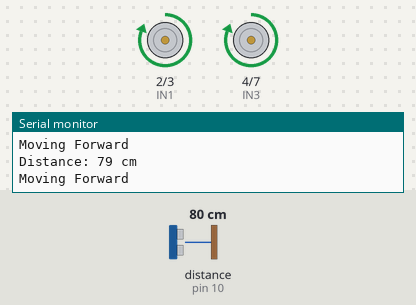
A sketch run on a simulated Arduino Uno, built with avr-gcc and run on an emulated ATmega328P. On the bench: motor-driver pin pairs drawn as motors (green arrow = first pin HIGH = forward, orange = second pin HIGH = backward, longer = more drive), the last lines printed to the serial monitor. Wiring (inferred from the names in the program): ultrasonic range finder: trigger pin 9; echo pin 10. Inputs (shaded band) come from the test bench; at power-on: distance to the obstacle (sensor on pin 10) 80 cm. The echo pulse lasts 58.3 µs per cm.

Above: at 1.2 s.
1.3 s: distance to the obstacle (sensor on pin 10) set to 23 cm
4.3 s: distance to the obstacle (sensor on pin 10) set to 19 cm
At 5.0 s:
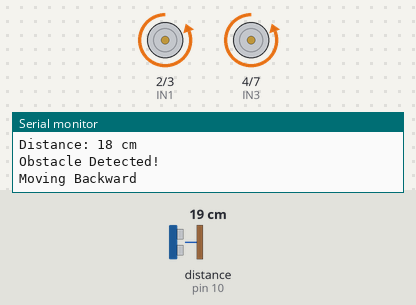
7.3 s: distance to the obstacle (sensor on pin 10) set to 35 cm
At 8.1 s:
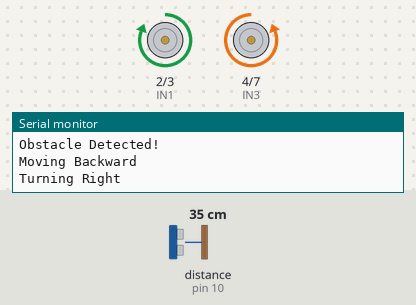
9.7 s: distance to the obstacle (sensor on pin 10) set to 2 cm
At 9.9 s:
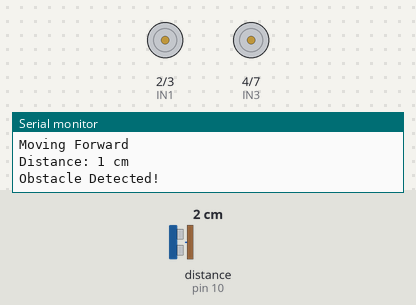
Timing chart, 0 to 13.7 s (numbered marks = the images above; inputs shaded):
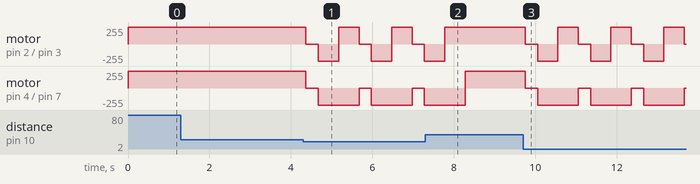

The sketch:

robot.ino
```cpp
#define trigPin 9
#define echoPin 10

#define IN1 2
#define IN2 3
#define IN3 4
#define IN4 7

long duration;
int distance;

void setup() {
  pinMode(trigPin, OUTPUT);
  pinMode(echoPin, INPUT);

  pinMode(IN1, OUTPUT);
  pinMode(IN2, OUTPUT);
  pinMode(IN3, OUTPUT);
  pinMode(IN4, OUTPUT);

  Serial.begin(9600);
}

void loop() {

  digitalWrite(trigPin, LOW);
  delayMicroseconds(2);

  digitalWrite(trigPin, HIGH);
  delayMicroseconds(10);

  digitalWrite(trigPin, LOW);

  duration = pulseIn(echoPin, HIGH);
  distance = duration * 0.034 / 2;

  Serial.print("Distance: ");
  Serial.print(distance);
  Serial.println(" cm");


  if (distance > 20) {

    // FORWARD
    Serial.println("Moving Forward");
    digitalWrite(IN1, HIGH);
    digitalWrite(IN2, LOW);
    digitalWrite(IN3, HIGH);
    digitalWrite(IN4, LOW);

  }
  else {

    Serial.println("Obstacle Detected!");

    digitalWrite(IN1, LOW);
    digitalWrite(IN2, LOW);
    digitalWrite(IN3, LOW);
    digitalWrite(IN4, LOW);
    delay(300);

    Serial.println("Moving Backward");
    digitalWrite(IN1, LOW);
    digitalWrite(IN2, HIGH);
    digitalWrite(IN3, LOW);
    digitalWrite(IN4, HIGH);
    delay(500);


    Serial.println("Turning Right");
    digitalWrite(IN1, HIGH);
    digitalWrite(IN2, LOW);
    digitalWrite(IN3, LOW);
    digitalWrite(IN4, HIGH);
    delay(500);
  }
}
```

Measured:
- the behaviour switches between 22 and 21 cm on distance to the obstacle (sensor on pin 10) (found by bisection; images 0 and 1)
- after the input at 4.3 s, motor on pin 2 (IN1) / pin 3 (IN2): forward 255/255 → stopped after 0.07 s, then repeats every 1.3 s: backward 255/255 0.50 s, forward 255/255 0.50 s, stopped 0.30 s; motor on pin 4 (IN3) / pin 7 (IN4): alternates backward 255/255 for 1.0 s and stopped for 0.30 s, starting after 0.07 s
- after the input at 7.3 s, motor on pin 2 (IN1) / pin 3 (IN2): goes on until 7.8 s, then stays forward 255/255
- after the input at 9.7 s, motor on pin 2 (IN1) / pin 3 (IN2): forward 255/255 → stopped after 0.06 s, then repeats every 1.3 s: backward 255/255 0.50 s, forward 255/255 0.50 s, stopped 0.30 s; motor on pin 4 (IN3) / pin 7 (IN4): alternates backward 255/255 for 1.0 s and stopped for 0.30 s, starting after 0.06 s
